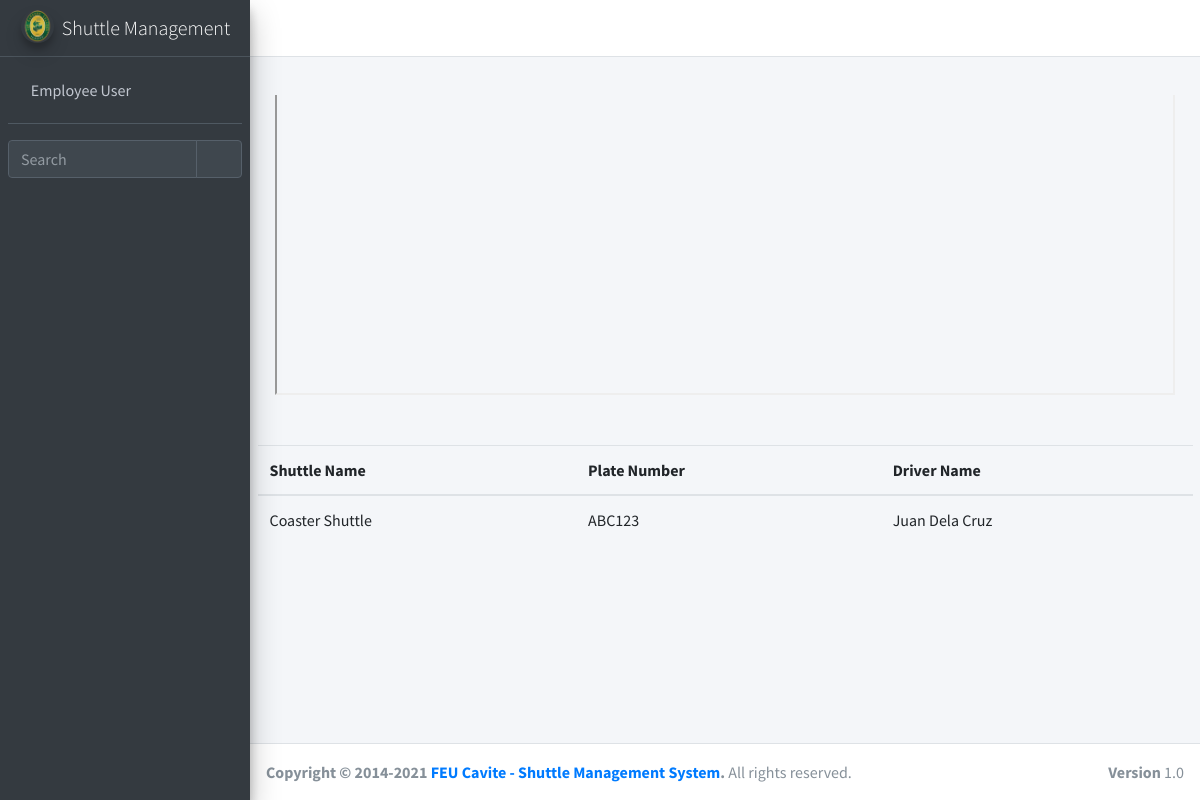
/ticket/route/1 (signed in), run on the app's committed database.
### ticket/models.py (models this page shows, shortened)
class shuttle_service(models.Model):
    shuttle_service_id = models.AutoField(primary_key=True)
    shuttle_name = models.ForeignKey(shuttle_service_list, null=True, blank=True, on_delete=models.CASCADE)
    gps_link = models.CharField(max_length=255, blank=True, null = True)

class shuttle_service_list(models.Model):
    shuttle_service_list_id = models.AutoField(primary_key=True)
    shuttle_name = models.CharField(max_length=255, blank=True, null = True)
    plate_number = models.CharField(max_length=255, blank=True, null = True)
    driver_name = models.ForeignKey(shuttle_driver, null=True, blank=True, on_delete=models.CASCADE)

class shuttle_driver(models.Model):
    shuttle_driver_id = models.AutoField(primary_key=True)
    driver_name = models.CharField(max_length=255, blank=True, null = True)
    def __str__(self):
        return str(self.driver_name)

### ticket/views.py (the view)
# urls.py: path('route/<int:tag>', login_required(views.route), name='route'),
def route(request, tag = 0):
	query = {
		'tag': tag,
		'ss': shuttle_service.objects.filter(shuttle_service_id = tag),
	}
	return render(request, 'ticket/route.html', query)

### ticket/templates/ticket/route.html (shortened to what this page needs)
{% extends "ticket/popupbase.html" %}
{% load static %}
{% block content %}
<section>
	<div class="container-fluid">
		<center>
			<div class="idiv">
				{% for items in ss %}
				<iframe src="{{items.gps_link}}" title="Shuttle Track" style="position: relative; top: -50px; width: 900px; height: 350px;"></iframe>
				{% endfor %}
			</div>
			{% for items in ss %}
			<table class="table">
				<thead>
					<tr>
						<th>Shuttle Name</th>
						<th>Plate Number</th>
						<th>Driver Name</th>
					</tr>
				</thead>
				<tbody>
					<tr>
						<td>{{items.shuttle_name.shuttle_name}}</td>
						<td>{{items.shuttle_name.plate_number}}</td>
						<td>{{items.shuttle_name.driver_name}}</td>
					</tr>
				</tbody>
			</table>
			{% endfor %}
		</center>
	</div>
</section>
{% endblock content %}

### ticket/templates/ticket/popupbase.html (shortened to what this page needs)
{% load static %}
<!DOCTYPE html>
<html lang="en">
<head>
  <link rel="stylesheet" href="{% static 'basetemp/plugins/fontawesome-free/css/all.min.css' %}">
  <link rel="stylesheet" href="https://code.ionicframework.com/ionicons/2.0.1/css/ionicons.min.css">
  <link rel="stylesheet" href="{% static 'basetemp/plugins/tempusdominus-bootstrap-4/css/tempusdominus-bootstrap-4.min.css' %}">
  <link rel="stylesheet" href="{% static 'basetemp/plugins/icheck-bootstrap/icheck-bootstrap.min.css' %}">
  <link rel="stylesheet" href="{% static 'basetemp/plugins/jqvmap/jqvmap.min.css' %}">
  <link rel="stylesheet" href="{% static 'basetemp/dist/css/adminlte.min.css' %}">
  <link rel="stylesheet" href="{% static 'basetemp/plugins/overlayScrollbars/css/OverlayScrollbars.min.css' %}">
  <link rel="stylesheet" href="{% static 'basetemp/plugins/daterangepicker/daterangepicker.css' %}">
  <link rel="stylesheet" href="{% static 'basetemp/plugins/summernote/summernote-bs4.min.css' %}">
</head>
<body class="hold-transition sidebar-mini layout-fixed">
<div class="wrapper">
  <nav class="main-header navbar navbar-expand navbar-white navbar-light">
    <ul class="navbar-nav">
      <li class="nav-item">
        <a class="nav-link" data-widget="pushmenu" href="#" role="button"><i class="fas fa-bars"></i></a>
      </li>
      <li class="nav-item d-none d-sm-inline-block">
        <a href="#" class="nav-link"></a>
      </li>
    </ul>
    <ul class="navbar-nav ml-auto">
      <li class="nav-item">
        <a class="nav-link" data-widget="fullscreen" href="#" role="button">
          <i class="fas fa-expand-arrows-alt"></i>
        </a>
      </li>
    </ul>
  </nav>
  <aside class="main-sidebar sidebar-dark-primary elevation-4">
    <a href="/" class="brand-link">
      <img src="{% static 'shuttle/feulogo.png' %}" alt="AdminLTE Logo" class="brand-image img-circle elevation-3" style="opacity: .8">
      <span class="brand-text font-weight-light">Shuttle Management</span>
    </a>
    <div class="sidebar">
      <div class="user-panel mt-3 pb-3 mb-3 d-flex">
        <div class="image">
        </div>
        <div class="info">
          <a href="#" class="d-block">{{user.get_full_name}}</a>
        </div>
      </div>
      <div class="form-inline">
        <div class="input-group" data-widget="sidebar-search">
          <input class="form-control form-control-sidebar" type="search" placeholder="Search" aria-label="Search">
          <div class="input-group-append">
            <button class="btn btn-sidebar">
              <i class="fas fa-search fa-fw"></i>
            </button>
          </div>
        </div>
      </div>
    </div>
  </aside>
  <div class="content-wrapper">
    <div class="content-header">
    </div>
    {% block content %}
    {% endblock content %}
  </div>
  <footer class="main-footer">
    <strong>Copyright &copy; 2014-2021 <a href="#">FEU Cavite - Shuttle Management System</a>.</strong>
    All rights reserved.
    <div class="float-right d-none d-sm-inline-block">
      <b>Version</b> 1.0
    </div>
  </footer>
</div>
</body>
</html>

### ticket/templates/ticket/route.html (style rules this page uses)
.idiv { overflow: hidden; width: 900px; height: 350px; }

### data on the page
shuttle_service: shuttle_name.shuttle_name "Coaster Shuttle", shuttle_name.plate_number "ABC123", shuttle_name.driver_name "Juan Dela Cruz"

### other printed values
{{ user.get_full_name }} "Employee User"
